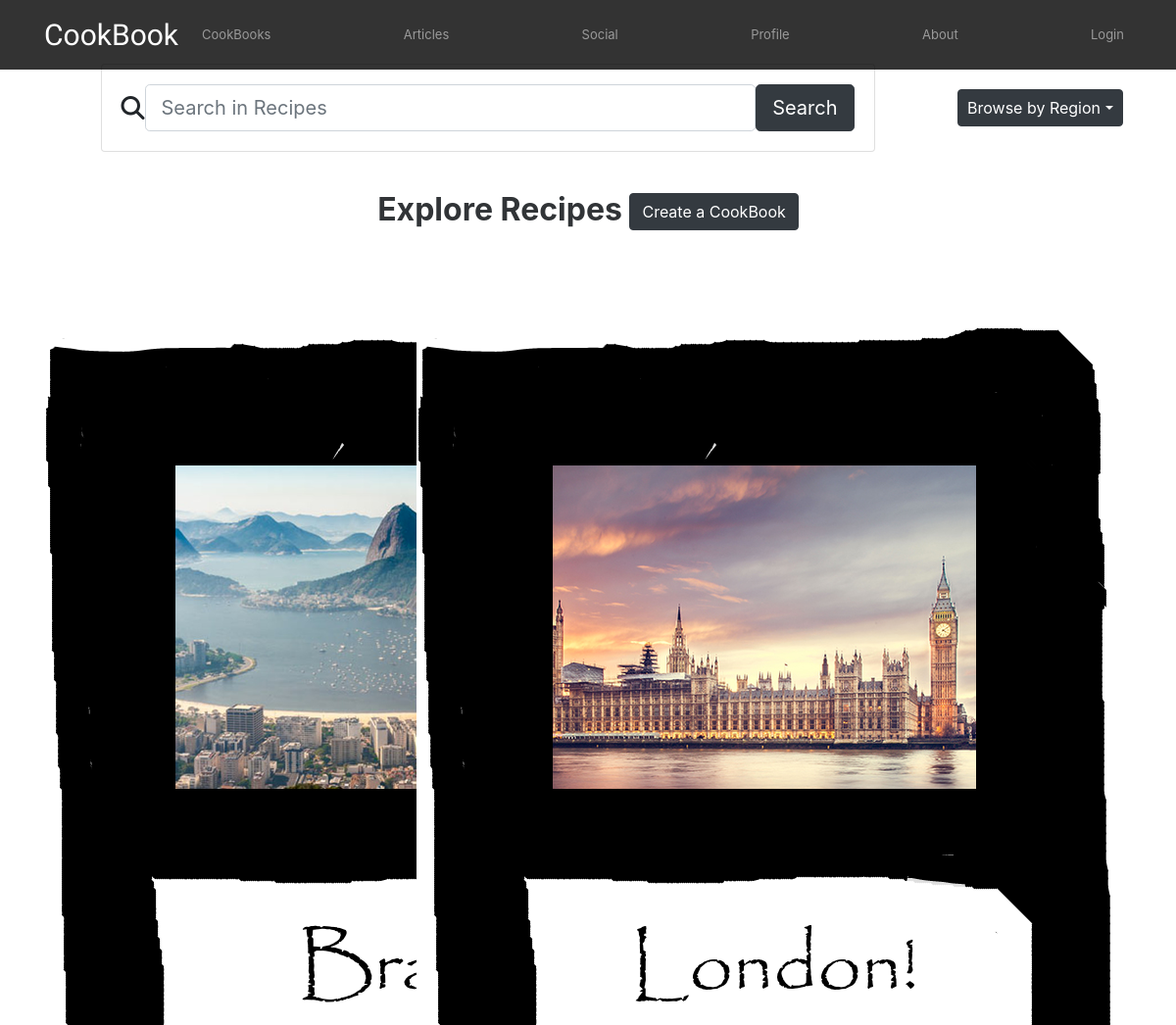
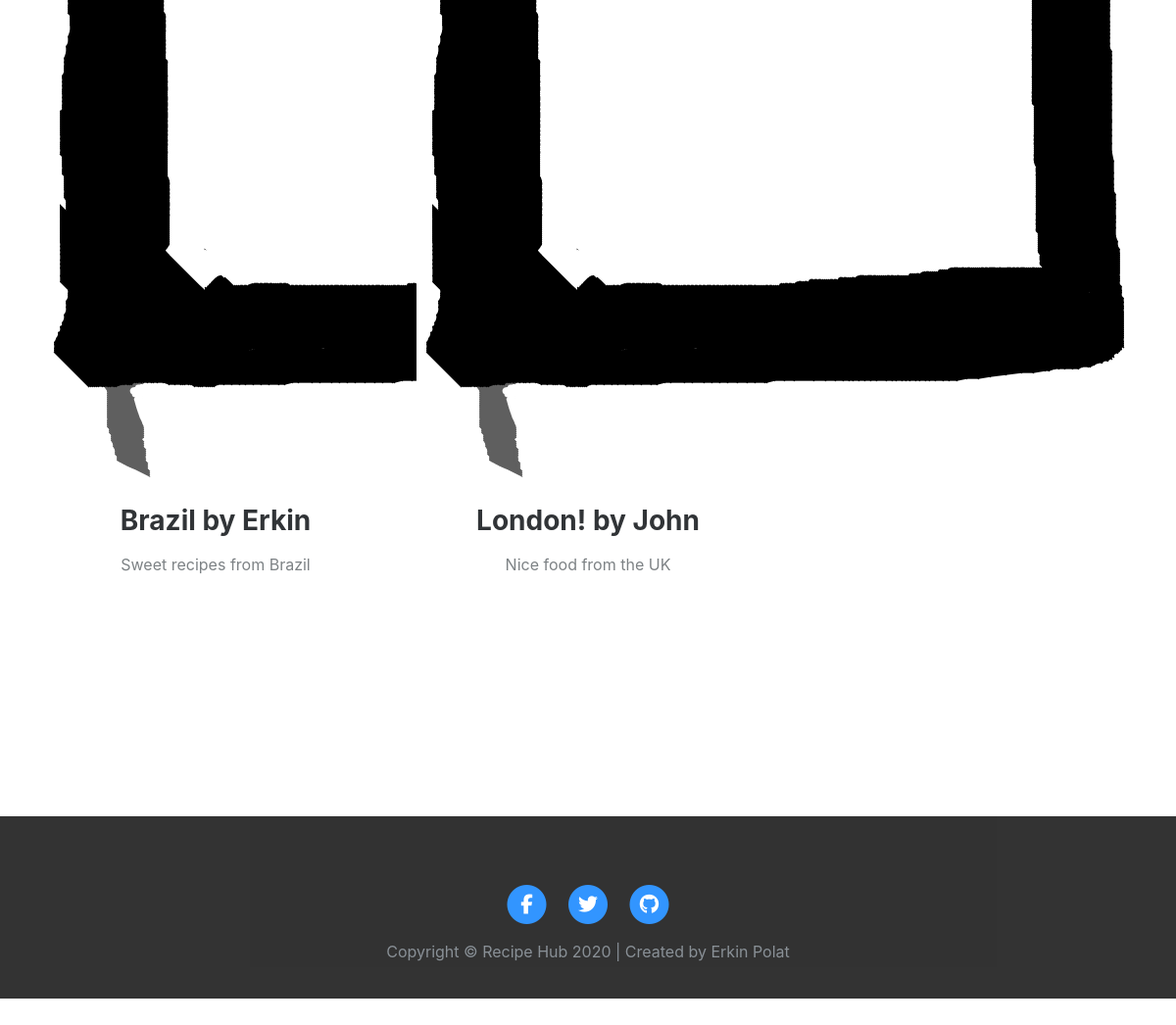
The app's page /recipes/ with its own data (2 pictures, top to bottom).
### recipes/models.py (models this page shows, shortened)
class CookBook(models.Model):
	user = models.ForeignKey(settings.AUTH_USER_MODEL, related_name='cookbooks_created', on_delete=models.CASCADE)
	title = models.TextField(max_length=200)
	collaborators = models.ManyToManyField(settings.AUTH_USER_MODEL, related_name='cookbooks_collaborating', blank=True)
	picture = models.ImageField(upload_to='cookbook/pictures/%Y/%m/%d/')
	template = models.ImageField(upload_to='cookbook/created/%Y/%m/%d/', blank=True)
	description = models.TextField(blank=True)
	slug = models.SlugField(max_length=200, blank=True)
	created = models.DateField(auto_now_add=True, db_index=True)
	def get_absolute_url(self):
		return reverse('recipes:cookbook_detail', args=[self.id, self.slug])

### recipes/views.py (the view)
# urls.py: path('', views.cookbook_list, name='cookbook_list'),
def cookbook_list(request):
	query=""
	if request.GET:
		query = request.GET['q']
		cookbooks = get_query_set(CookBook, str(query))
	else:
		cookbooks = CookBook.objects.all()
	regions = Region.objects.all()
	paginator = Paginator(cookbooks, 6)
	page = request.GET.get('page')
	try:
		cookbooks = paginator.page(page)
	except PageNotAnInteger:
		cookbooks = paginator.page(1)
	except EmptyPage:
		if request.is_ajax():
			return HttpResponse('')
		cookbooks = paginator.page(paginator.num_pages)
	if request.is_ajax():
		return render(request, 'recipes/recipe/list_ajax.html', {'section': 'recipes', 'cookbooks': cookbooks, 'browse': regions, 'browse_key': "Region"})
	return render(request, 'recipes/recipe/list.html', {'section': 'recipes', 'cookbooks': cookbooks, 'browse': regions, 'browse_key': "Region"})

### recipes/models.py (called while the page is built)
	def __str__(self):
		return self.name

	def get_absolute_url(self):
		return f"/recipes/{self.slug}/"

### recipes/templates/recipes/recipe/list.html (shortened to what this page needs)
{% extends "base.html" %}
{% block content %}
	<div class="row">
	    <div class="col-md-1"></div>
	    <div class="col-md-8 col-xl-8 offset-md-1 offset-xl-0" style="width: 990px;">
	        <div class="card m-auto" style="max-width: 850px;">
	            <div class="card-body">
	                <form class="d-flex align-items-center" method="get">
	                	<i class="fas fa-search d-none d-sm-block h4 text-body m-0"></i>
	                	<input class="form-control form-control-lg flex-shrink-1 form-control-borderless" type="text" placeholder="Search in {{ section|title }}" name="q">
	                	<button class="btn btn-dark btn-lg" type="submit">Search</button>
	                </form>
	            </div>
	        </div>
	    </div>
	    <div class="col-md-3 d-xl-flex justify-content-xl-center align-items-xl-center">
	        <div>
	            <button class="btn btn-dark dropdown-toggle dropdown-toggle-split text-truncate" data-toggle="dropdown" aria-expanded="false" type="button">Browse by {{ browse_key }}&nbsp;</button>
	        </div>
	    </div>
	</div>
	<div id="image-list">
		{% include "recipes/recipe/list_ajax.html" %}
	</div>
{% endblock %}

### recipes/templates/recipes/recipe/list_ajax.html (shortened to what this page needs)
{% load thumbnail %}
<div class="projects-clean">
        <div class="container">
            <div class="intro">
                <h2 class="text-center">
                    Explore {{ section|title }}
                    {% if section == "articles" %}
                        <a class="btn btn-dark" href="{% url 'recipes:article_create' %}">Write</a>
                    {% else %}
                        <a class="btn btn-dark" href="{% url 'recipes:cookbook_create' %}">Create a CookBook</a>
                    {% endif %}
                 </h2>
            </div>
            <div class="row projects">
                {% for cookbook in cookbooks %}
                    <div class="col-sm-6 col-lg-4 item" data-href="{{ cookbook.get_absolute_url }}">
                        <a href="{{ cookbook.get_absolute_url }}">
                            {% thumbnail cookbook.template 200x0 crop="smart" as im %}
                            <a href="{{ cookbook.get_absolute_url }}">
                                <img src="{{ im.url }}">
                            </a>
                        </a>
                        <h3 class="name"><a href="{{ cookbook.get_absolute_url }}" style="text-decoration: none; color:inherit;">{{ cookbook.title }}</a> by {{ cookbook.user.first_name | title}}</h3>
                        <p class="description">{{ cookbook.description|safe|truncatewords:30|linebreaks }}</p>
                    </div>
                {% endfor %}
            </div>

### account/static/assets/css/styles.css (style rules this page uses)
html, body { height: 100%; }
body { padding-top: 65px; }

### account/static/assets/css/Projects-Clean.css (style rules this page uses)
.projects-clean { color: #313437; background-color: #fff; }
.projects-clean p { color: #7d8285; }
.projects-clean h2 { font-weight: bold; margin-bottom: 40px; padding-top: 40px; color: inherit; }
.projects-clean .intro { font-size: 16px; max-width: 500px; margin: 0 auto; }
.projects-clean .projects { padding-bottom: 40px; }
.projects-clean .item { text-align: center; padding-top: 50px; min-height: 425px; }
.projects-clean .item .name { font-weight: bold; margin-top: 28px; margin-bottom: 8px; color: inherit; }
.projects-clean .item .description { font-size: 15px; margin-top: 15px; margin-bottom: 0; }

### records on screen
CookBook: shows a picture, title "Brazil", user.first_name "Erkin", description "Sweet recipes from Brazil"
CookBook: shows a picture, title "London!", user.first_name "John", description "Nice food from the UK"

### other values on screen
{{ browse_key }} "Region"
{{ section|title }} "Recipes"
